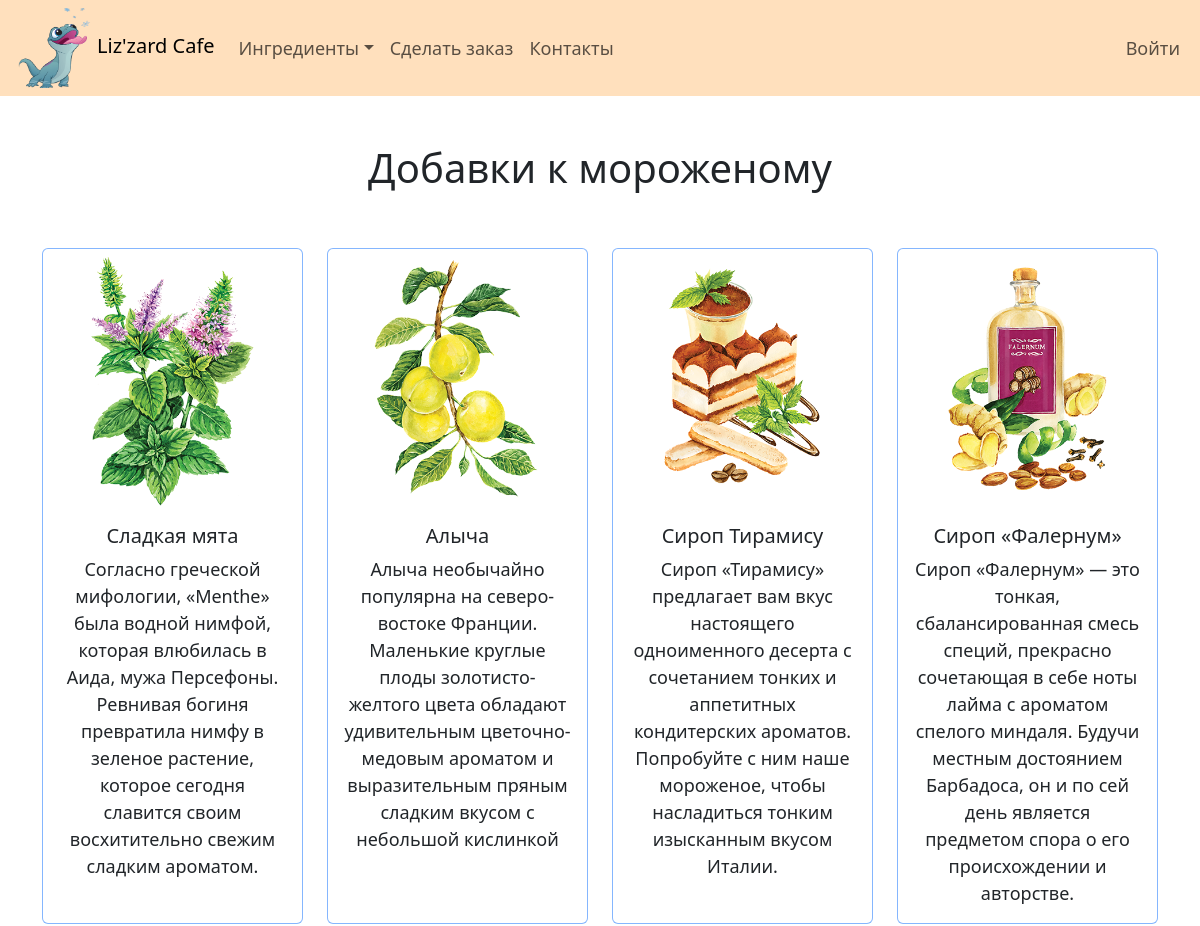
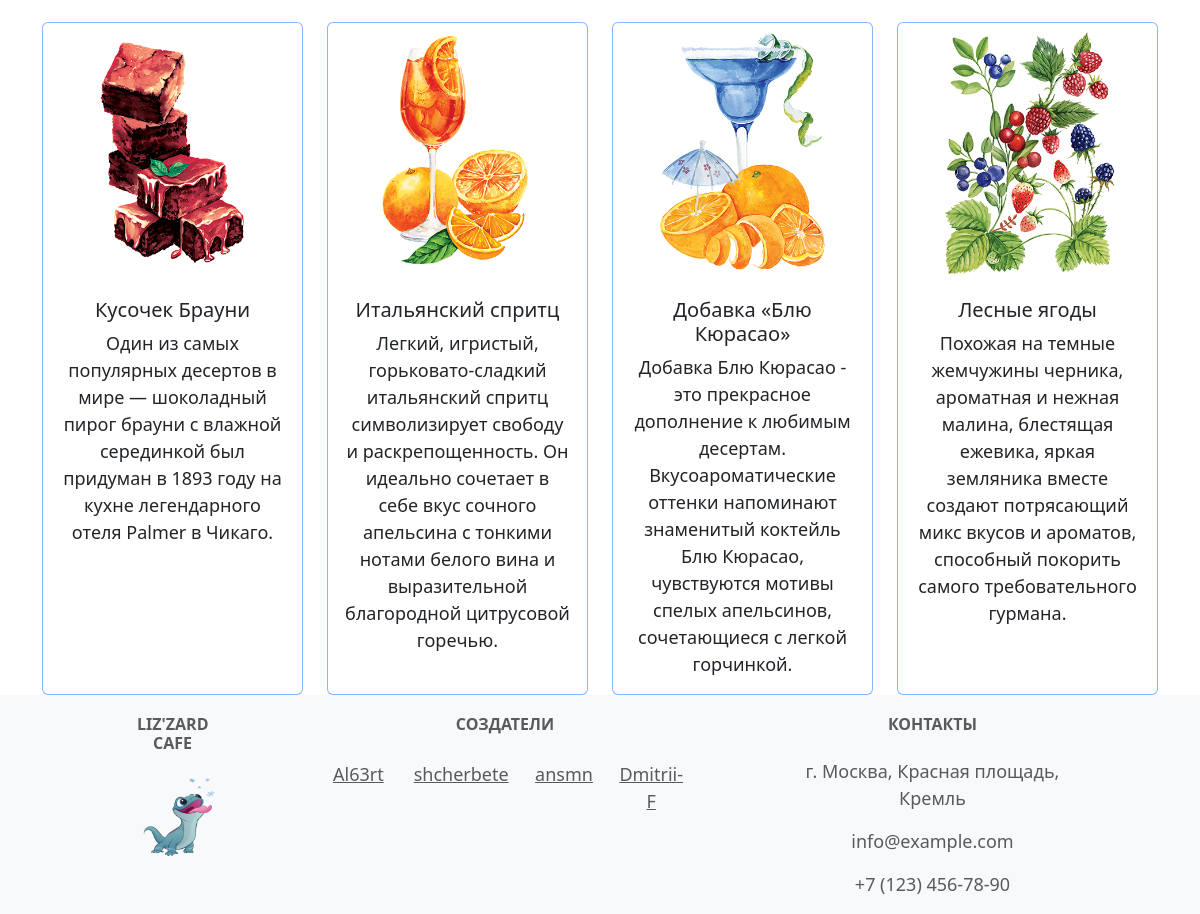
The app's page /toppings/, older data (2 pictures, top to bottom).
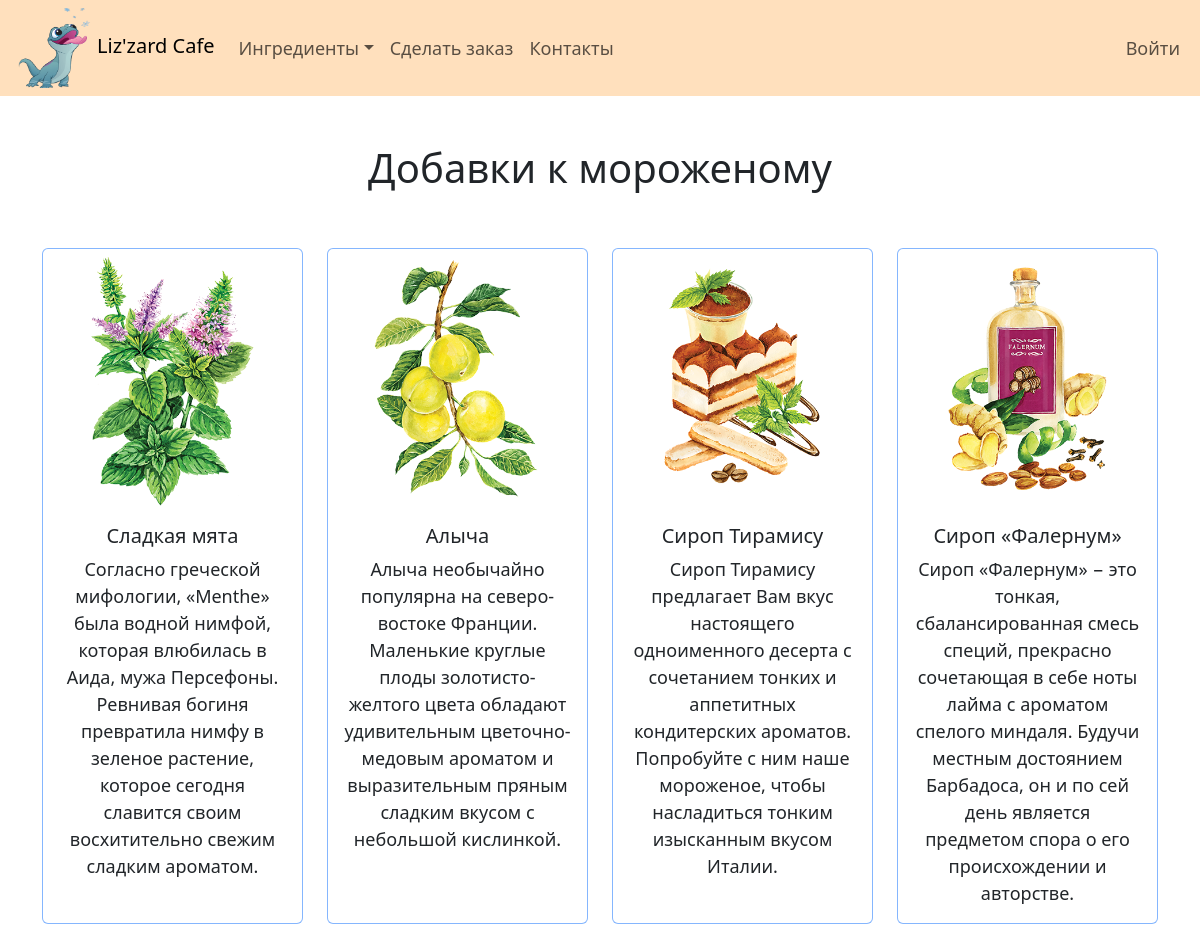
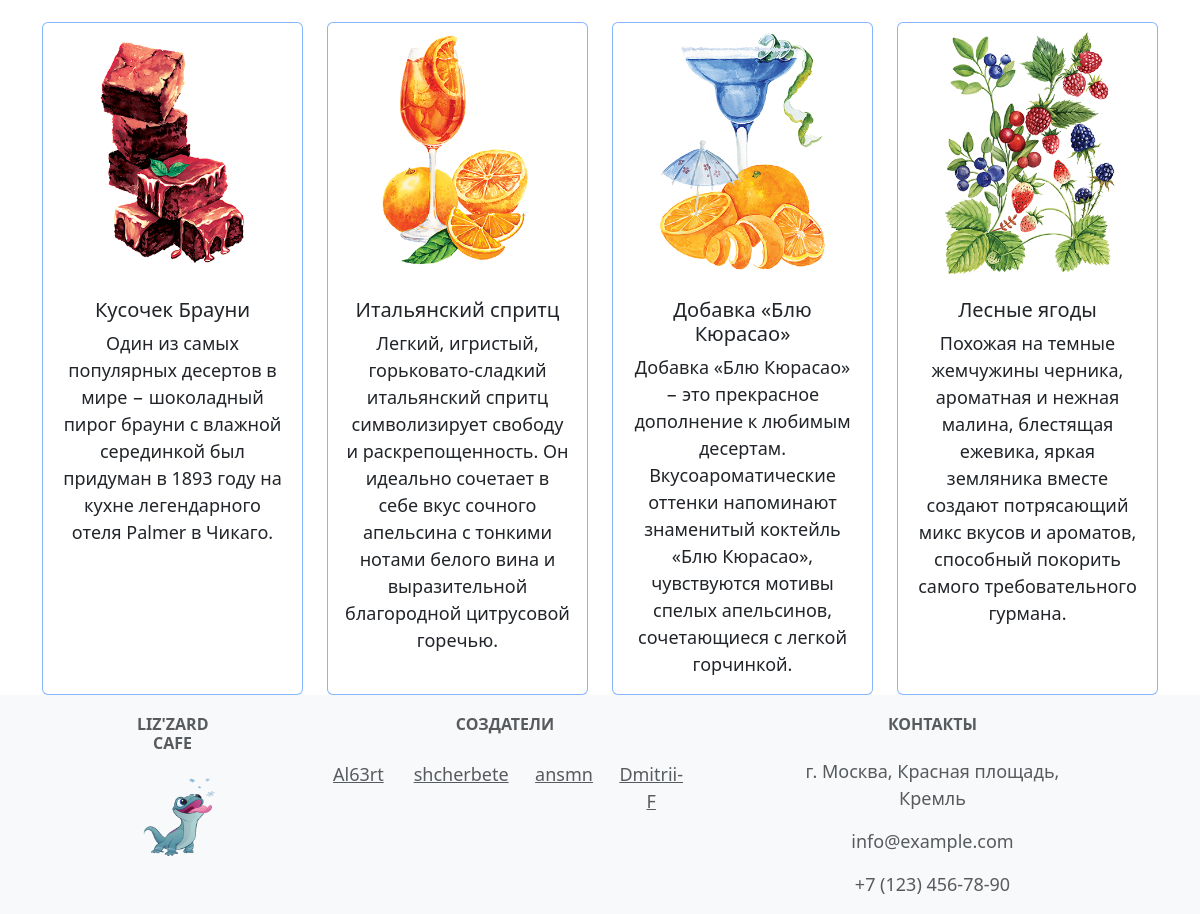
The same page, newer data (2 pictures, top to bottom).
### icecream_bar/models.py (models this page shows, shortened)
class Topping(models.Model):
    name = models.CharField(max_length=100)
    description = models.TextField()
    image = models.ImageField(upload_to='Topping/', blank=True)
    price = models.PositiveIntegerField()

### icecream_bar/views.py (the view)
# urls.py: path('toppings/', views.ToppingsListView.as_view(), name='toppings'),
class ToppingsListView(ListView):
    model = Topping
    template_name = 'icecream_bar/toppings_list.html'
    context_object_name = 'toppings_list'

### icecream_bar/templates/icecream_bar/toppings_list.html
{% extends 'base/base.html' %}
{% block content %}
    <div class="container text-center">
        <h1>
            <br>
            Добавки к мороженому
            <br>
            <br>
        </h1>
        <div class="row row-cols-1 row-cols-sm-2 row-cols-xl-4 g-4">
            {% for topping in toppings_list %}
                <div class="col">
                    <div class="card border-primary border-opacity-50 h-100 ">
                        <img src="{{ topping.image.url }}" class="card-img-top">
                        <div class="card-body">
                            <h5 class="card-title">{{ topping.name }}</h5>
                            <p class="card-text">{{ topping.description }}</p>
                        </div>
                    </div>
                </div>
                {% empty %}
                <p>Пусто.</p>
            {% endfor %}
        </div>
    </div>
{% endblock %}

Row changes from the older to the newer data that the page shows:
changed Topping "Алыча": description "…сладким вкусом с небольшой кислинкой" → "…сладким вкусом с небольшой кислинкой."
changed Topping "Сироп Тирамису": description "Сироп «Тирамису» предлагает вам вкус настоящего одноименного десерта…" → "Сироп Тирамису предлагает Вам вкус настоящего одноименного десерта…"
changed Topping "Сироп «Фалернум»": description "Сироп «Фалернум» — это тонкая, сбалансированная смесь…" → "Сироп «Фалернум» − это тонкая, сбалансированная смесь…"
changed Topping "Кусочек Брауни": description "Один из самых популярных десертов в мире — шоколадный пирог брауни с влажной серединкой был придуман в 1893 году на кухне легендарного отеля Palmer в Чикаго." → "Один из самых популярных десертов в мире − шоколадный пирог брауни с влажной серединкой был придуман в 1893 году на кухне легендарного отеля Palmer в Чикаго."
changed Topping "Добавка «Блю Кюрасао»": description "Добавка Блю Кюрасао - это прекрасное дополнение к любимым десертам. Вкусоароматические оттенки напоминают знаменитый коктейль Блю Кюрасао, чувствуются мотивы спелых апельсинов,…" → "Добавка «Блю Кюрасао» − это прекрасное дополнение к любимым десертам. Вкусоароматические оттенки напоминают знаменитый коктейль «Блю Кюрасао», чувствуются мотивы спелых апельсинов,…"
